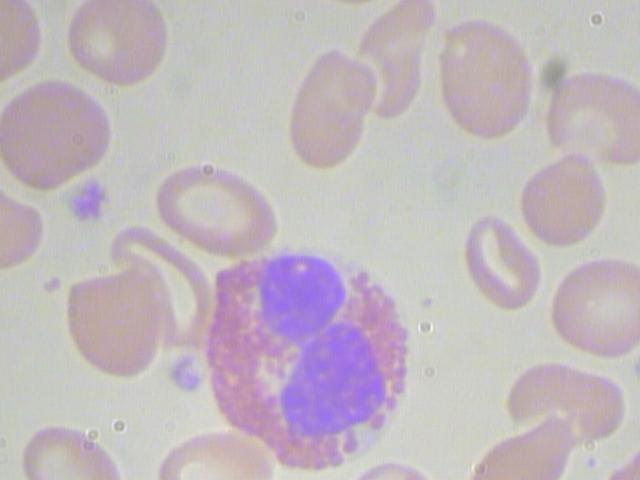
#> input picture dataset/train/BloodImage_00387.jpg, 640 x 480 px
$ python -i process.py   (imports and definitions only)   (older library calls are emulated)
#> lines starting #> are read from the running program, lines starting #| are printed output that depends on the picture; after the words box and inside, x2 and y2 are one past the last pixel; in counts of white or black regions, pixels touching at a corner belong together
#> further down, picture is the input picture: shape (480, 640, 3); mean B, G, R 189.9, 184, 193.5
# import libraries here
import cv2
import numpy as np
param_kernel_morph = (10,10)
param_kernel_deliate = (12,12)
param_min_area = 2000
param_max_area = 12000
# ((4, 4), (8, 8), 2000, 12000) 80.55555555555556
# ((8, 8), (10, 10), 2000, 12000) 83.33333333333333
# ((8, 8), (10, 10), 2000, 13000) 91.66666666666667
# ((10, 10), (12, 12), 2000, 12000) 100.0
def colorfilterbyred(img,morph = param_kernel_morph,deliate = param_kernel_deliate,min_area = param_min_area,max_area= param_max_area):
    #convert image to hsv to apply red color filter
#> called with morph = (10, 10), deliate = (12, 12), min_area = 2000, max_area = 12000
    img_hsv=cv2.cvtColor(img, cv2.COLOR_BGR2HSV)
#> img_hsv: shape (480, 640, 3); mean H, S, V 81.2, 21.9, 197.5

    # lower mask (0-10)
    lower_red = np.array([0,15,5])
    upper_red = np.array([20,50,255])
    mask0 = cv2.inRange(img_hsv, lower_red, upper_red)
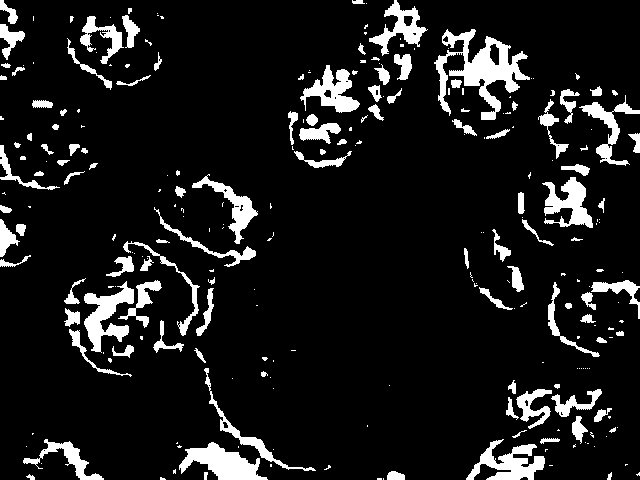
#> mask0: shape (480, 640); 10.2% white; 257 white regions (145 under 20 px), largest, box (x1, y1, x2, y2) and area: (434, 29, 530, 120) 3140, (179, 442, 268, 480) 1724, (84, 281, 134, 353) 1554

    # upper mask (170-180)
    lower_red = np.array([150,15,5])
    upper_red = np.array([180,50,255])
    mask1 = cv2.inRange(img_hsv, lower_red, upper_red)
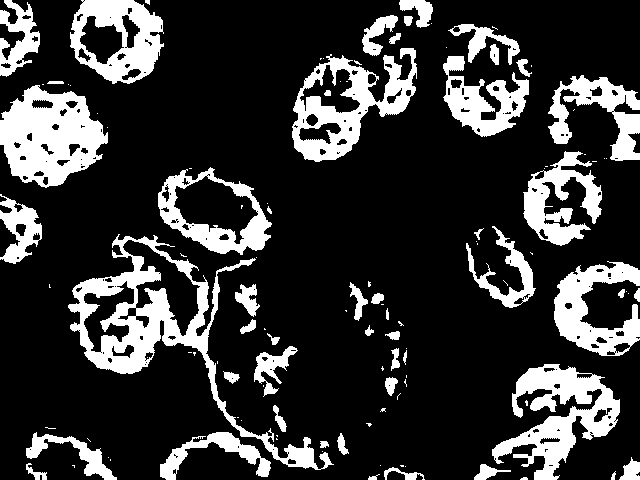
#> mask1: shape (480, 640); 20.9% white; 116 white regions (66 under 20 px), largest, box (x1, y1, x2, y2) and area: (68, 234, 334, 470) 9662, (0, 85, 108, 188) 7025, (492, 364, 620, 480) 6231
    # join my masks
    mask = mask0+mask1
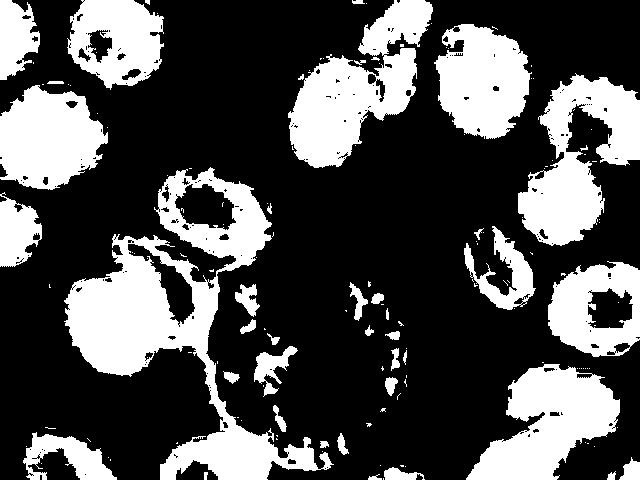
#> mask: shape (480, 640); 31.1% white; 146 white regions (105 under 20 px), largest, box (x1, y1, x2, y2) and area: (64, 167, 334, 480) 23592, (288, 0, 433, 168) 11268, (518, 73, 640, 246) 10556

    # extract cell area using morph transform
    kernel = cv2.getStructuringElement(cv2.MORPH_ELLIPSE,morph) # default:(10,10)
    opening = cv2.morphologyEx(mask, cv2.MORPH_OPEN, kernel)
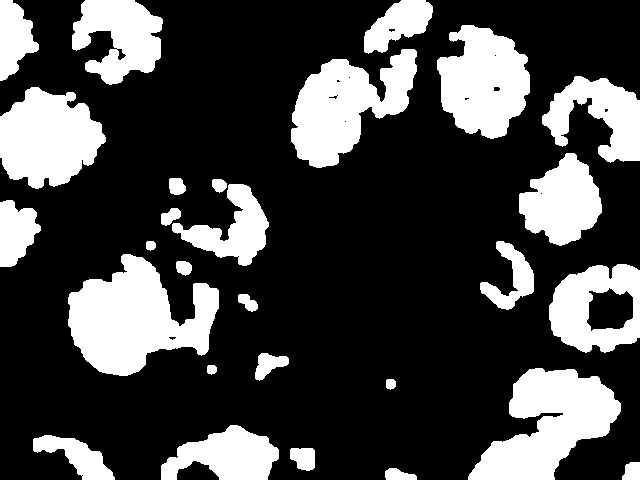
#> opening: shape (480, 640); 27.1% white; 28 white regions, largest, box (x1, y1, x2, y2) and area: (68, 254, 219, 376) 10891, (468, 368, 621, 480) 9453, (291, 49, 417, 168) 8227
    kernel = np.ones(deliate,np.uint8)
    dilation = cv2.dilate(opening,kernel,iterations = 1)
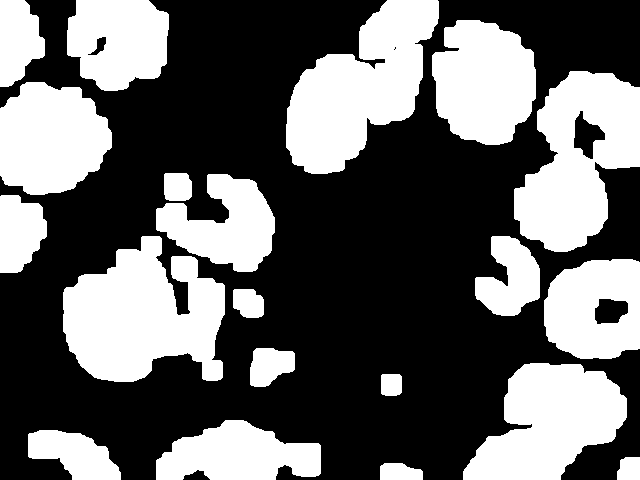
#> dilation: shape (480, 640); 40.1% white; 20 white regions
    _,cnts,_ = cv2.findContours(dilation,cv2.RETR_EXTERNAL,cv2.CHAIN_APPROX_SIMPLE)
#> cnts = 20 contours; largest, box (x1, y1, x2, y2) and area: (63, 236, 225, 382) 15721, (286, 0, 439, 174) 14728, (514, 71, 640, 252) 14608, (463, 363, 627, 480) 12132, (432, 20, 536, 145) 9972
    rects = []
    bonus = 0
    for c in cnts:
        #check if a cell is valid by area
        if(cv2.contourArea(c)>min_area):
            # if area  is more than max_value, then assum that the area contain more than one cell
            if(cv2.contourArea(c)>max_area):
                bonus += int(cv2.contourArea(c)/max_area)
                pass
            rect = cv2.boundingRect(c)
            rects.append(rect)
            pass
        else:
            pass
        pass
#> this loop made 20 passes
#> rect on passes 3, 4, 6, 9, 10, 11, 12, 13, 15, 16, 17, 18: (28, 430, 93, 50), (156, 420, 165, 60), (463, 363, 164, 117), (544, 259, 96, 100), (475, 236, 65, 80), (63, 236, 162, 146), (0, 195, 47, 78), (156, 174, 119, 98), (0, 82, 112, 113), (514, 71, 126, 181), (432, 20, 104, 125), (286, 0, 153, 174)
#> after the loop, bonus = 4; rects = 14 items, first 6: (28, 430, 93, 50), (156, 420, 165, 60), (463, 363, 164, 117), (544, 259, 96, 100), (475, 236, 65, 80), (63, 236, 162, 146)
    return img,len(rects)+bonus
    pass
def count_blood_cells(image_path):
    """
    Procedura prima putanju do fotografije i vraca broj krvnih zrnaca.

    Ova procedura se poziva automatski iz main procedure i taj deo kod nije potrebno menjati niti implementirati.

    :param image_path: <String> Putanja do ulazne fotografije.
    :return: <int>  Broj prebrojanih krvnih zrnaca
    """
    blood_cell_count = 0
    # TODO - Prebrojati krvna zrnca i vratiti njihov broj kao povratnu vrednost ove procedure
    img = cv2.imread(image_path)
    # get total count of red cells
    img,count_red_cell = colorfilterbyred(img.copy())
    return count_red_cell

>>> import cv2
>>> picture = cv2.imread('dataset/train/BloodImage_00387.jpg')
>>> result = colorfilterbyred(picture)

$ run again, on dataset/train/BloodImage_00388.jpg
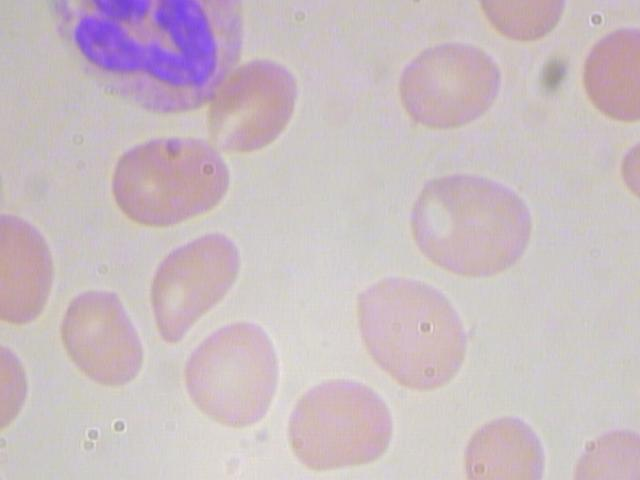
#> input picture dataset/train/BloodImage_00388.jpg, 640 x 480 px
#> picture is the input picture: shape (480, 640, 3); mean B, G, R 193.8, 188.5, 201.6
#> img_hsv: shape (480, 640, 3); mean H, S, V 83.5, 21.8, 203.7
#> in colorfilterbyred, `mask0 = cv2.inRange(img_hsv, lower_red, upper_red)`:
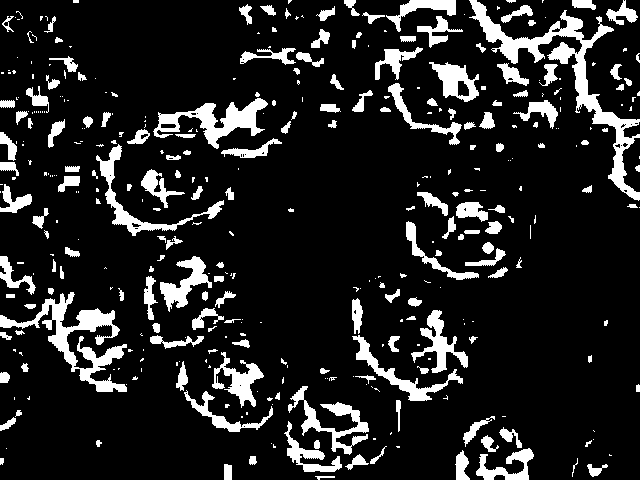
#> mask0: shape (480, 640); 13.5% white; 379 white regions (199 under 20 px), largest, box (x1, y1, x2, y2) and area: (469, 0, 640, 201) 4733, (0, 292, 127, 392) 3290, (153, 98, 268, 149) 2058
#> mask1: shape (480, 640); 24.3% white; 164 white regions (89 under 20 px), largest, box (x1, y1, x2, y2) and area: (111, 0, 300, 225) 11951, (358, 277, 471, 389) 7246, (408, 171, 531, 276) 6969
#> mask: shape (480, 640); 37.7% white; 289 white regions (180 under 20 px), largest, box (x1, y1, x2, y2) and area: (375, 0, 640, 201) 22497, (92, 0, 300, 236) 17983, (144, 232, 280, 432) 15212
#> opening: shape (480, 640); 31.8% white; 36 white regions, largest, box (x1, y1, x2, y2) and area: (353, 278, 467, 402) 9977, (407, 176, 532, 280) 8888, (386, 37, 520, 134) 8311
#> in colorfilterbyred, `dilation = cv2.dilate(opening,kernel,iterations = 1)`:
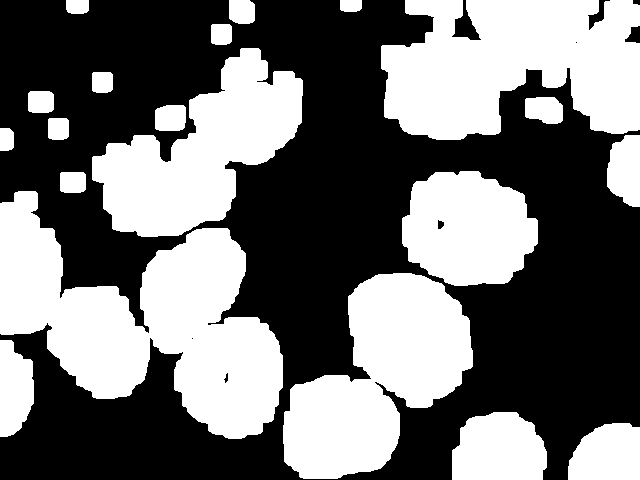
#> dilation: shape (480, 640); 44.6% white; 20 white regions
#> cnts = 20 contours; largest, box (x1, y1, x2, y2) and area: (0, 191, 283, 439) 34759, (381, 0, 640, 140) 26972, (283, 273, 473, 479) 22492, (92, 48, 303, 237) 19648, (402, 171, 538, 286) 11976
#> the loop in colorfilterbyred, `for c in cnts:` made 20 passes
#> (bonus, rect) on passes 4, 5, 15, 17: (1, (283, 273, 190, 206)), (3, (0, 191, 283, 248)), (4, (92, 48, 211, 189)), (6, (381, 0, 259, 140))
#> after the loop in colorfilterbyred, `for c in cnts:`: bonus = 6; rects = [(568, 423, 72, 57), (452, 412, 95, 68), (0, 340, 34, 97), (283, 273, 190, 206), (0, 191, 283, 248), (402, 171, 136, 115), (92, 48, 211, 189), (381, 0, 259, 140)]

$ run again, on dataset/train/BloodImage_00390.jpg
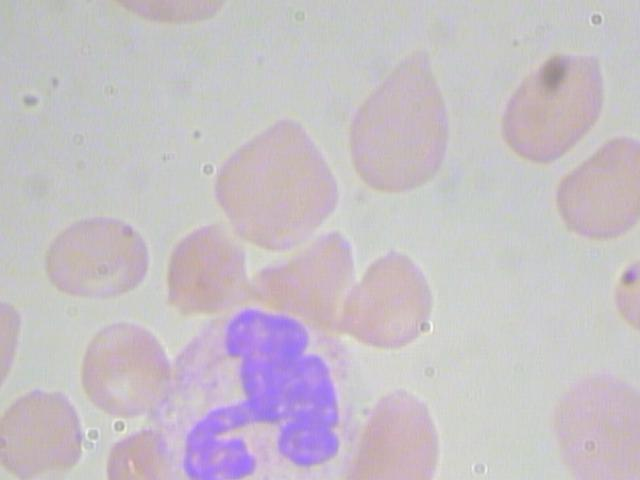
#> input picture dataset/train/BloodImage_00390.jpg, 640 x 480 px
#> picture is the input picture: shape (480, 640, 3); mean B, G, R 198, 191.5, 198.6
#> img_hsv: shape (480, 640, 3); mean H, S, V 91.5, 16.7, 203.1
#> in colorfilterbyred, `mask0 = cv2.inRange(img_hsv, lower_red, upper_red)`:
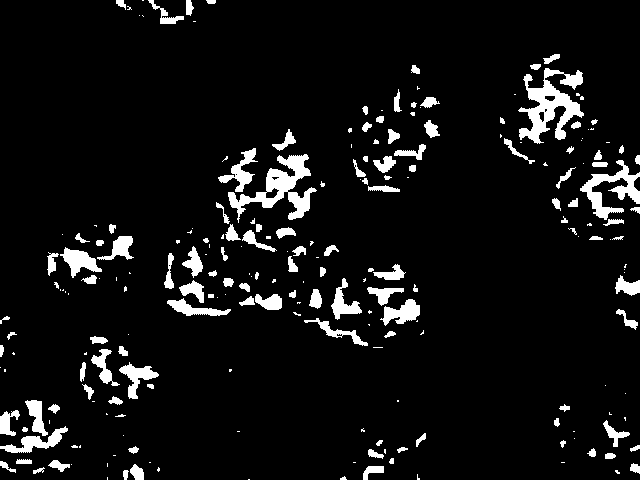
#> mask0: shape (480, 640); 7% white; 230 white regions (104 under 20 px), largest, box (x1, y1, x2, y2) and area: (518, 68, 584, 144) 2217, (228, 154, 317, 223) 2036, (580, 160, 640, 220) 1285
#> mask1: shape (480, 640); 20.3% white; 126 white regions (81 under 20 px), largest, box (x1, y1, x2, y2) and area: (169, 224, 427, 347) 13446, (214, 120, 332, 251) 6340, (555, 377, 640, 480) 6121
#> mask: shape (480, 640); 27.3% white; 127 white regions (89 under 20 px), largest, box (x1, y1, x2, y2) and area: (164, 120, 427, 347) 28304, (500, 54, 600, 166) 7469, (348, 72, 444, 192) 6751
#> opening: shape (480, 640); 24.7% white; 14 white regions, largest, box (x1, y1, x2, y2) and area: (166, 127, 428, 348) 27287, (504, 55, 601, 162) 7055, (562, 380, 640, 480) 6269
#> in colorfilterbyred, `dilation = cv2.dilate(opening,kernel,iterations = 1)`:
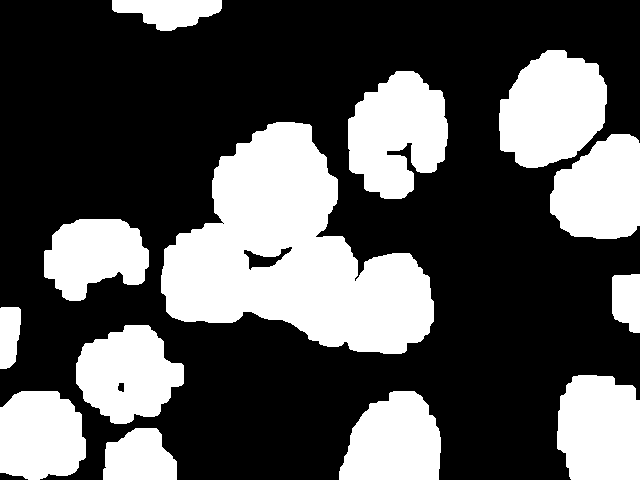
#> dilation: shape (480, 640); 33.9% white; 13 white regions
#> cnts = 13 contours; largest, box (x1, y1, x2, y2) and area: (161, 122, 434, 354) 35121, (499, 50, 607, 168) 9334, (348, 71, 448, 199) 8982, (557, 375, 640, 480) 7604, (76, 325, 184, 424) 7308
#> the loop in colorfilterbyred, `for c in cnts:` made 13 passes
#> (bonus, rect) on pass 10: (2, (161, 122, 273, 232))
#> after the loop in colorfilterbyred, `for c in cnts:`: bonus = 2; rects = [(103, 428, 74, 52), (339, 391, 102, 89), (0, 391, 86, 89), (557, 375, 83, 105), (76, 325, 108, 99), (44, 219, 105, 82), (550, 134, 90, 105), (161, 122, 273, 232), (348, 71, 100, 128), (499, 50, 108, 118), (112, 0, 110, 31)]

$ run again, on dataset/train/BloodImage_00391.jpg
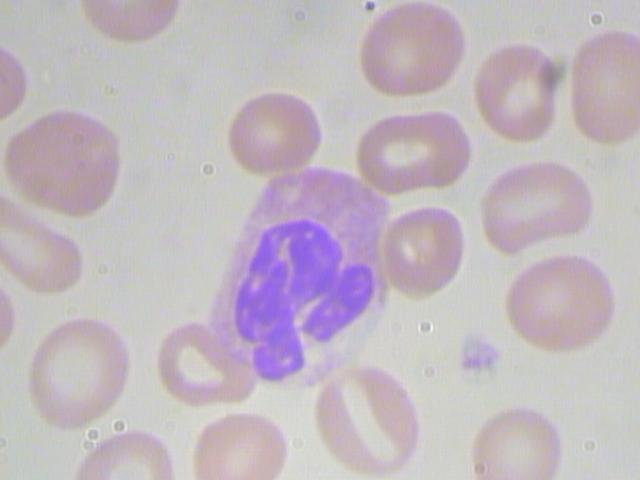
#> input picture dataset/train/BloodImage_00391.jpg, 640 x 480 px
#> picture is the input picture: shape (480, 640, 3); mean B, G, R 191.6, 183.7, 193.5
#> img_hsv: shape (480, 640, 3); mean H, S, V 89.9, 20.9, 197.8
#> in colorfilterbyred, `mask0 = cv2.inRange(img_hsv, lower_red, upper_red)`:
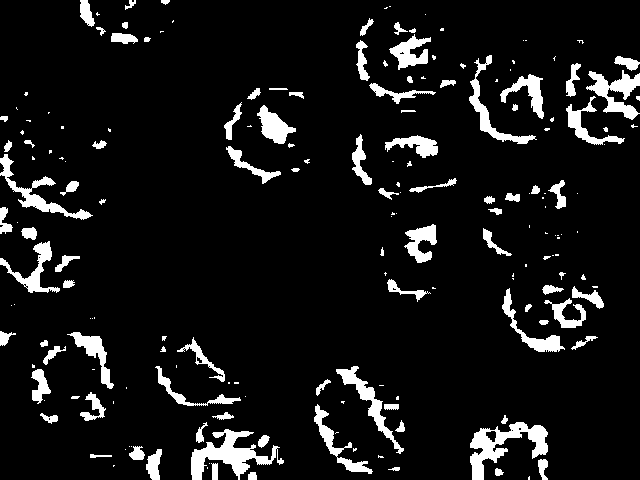
#> mask0: shape (480, 640); 8.4% white; 189 white regions (94 under 20 px), largest, box (x1, y1, x2, y2) and area: (191, 429, 284, 480) 1828, (470, 422, 548, 480) 1753, (586, 70, 640, 120) 1148
#> mask1: shape (480, 640); 22.9% white; 125 white regions (86 under 20 px), largest, box (x1, y1, x2, y2) and area: (6, 110, 120, 214) 7562, (362, 3, 470, 94) 5867, (508, 254, 614, 348) 5861
#> mask: shape (480, 640); 31.4% white; 121 white regions (91 under 20 px), largest, box (x1, y1, x2, y2) and area: (0, 110, 120, 293) 12939, (502, 254, 614, 352) 7805, (356, 3, 470, 104) 7634
#> opening: shape (480, 640); 28.8% white; 24 white regions, largest, box (x1, y1, x2, y2) and area: (2, 115, 119, 220) 8700, (504, 255, 613, 352) 7519, (359, 5, 464, 99) 7287
#> in colorfilterbyred, `dilation = cv2.dilate(opening,kernel,iterations = 1)`:
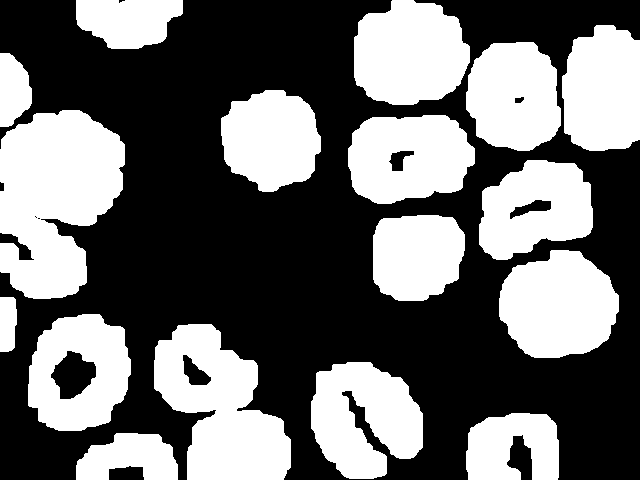
#> dilation: shape (480, 640); 42.7% white; 17 white regions
#> cnts = 17 contours; largest, box (x1, y1, x2, y2) and area: (0, 110, 125, 299) 16875, (154, 324, 291, 480) 13229, (499, 250, 619, 358) 9754, (354, 0, 470, 105) 9560, (28, 314, 131, 431) 9423
#> the loop in colorfilterbyred, `for c in cnts:` made 17 passes
#> (bonus, rect) on passes 4, 11: (1, (154, 324, 137, 156)), (2, (0, 110, 125, 189))
#> after the loop in colorfilterbyred, `for c in cnts:`: bonus = 2; rects = 15 items, first 6: (76, 433, 102, 47), (466, 413, 93, 67), (311, 362, 112, 117), (154, 324, 137, 156), (28, 314, 103, 117), (499, 250, 120, 108)
